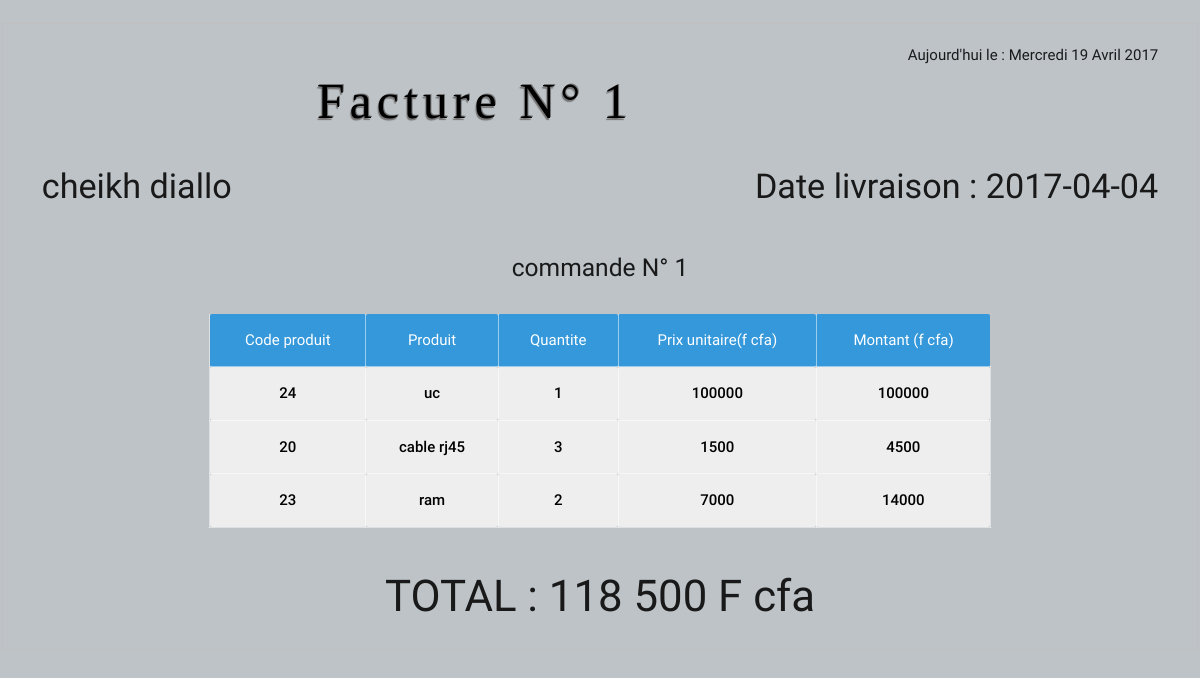
Screenshot of /php/facture.php?id=1 (signed in) with the database file from the repository.
### tables this page shows
CREATE TABLE IF NOT EXISTS `client` (
  `codecli` int(11) NOT NULL AUTO_INCREMENT,
  `prenom` varchar(255) NOT NULL,
  `nom` varchar(255) NOT NULL,
  `tel` int(255) NOT NULL,
  `type` varchar(255) NOT NULL,
  `adresse` varchar(255) NOT NULL,
  `idUser` int(11) NOT NULL,
  PRIMARY KEY (`codecli`)
);

CREATE TABLE IF NOT EXISTS `commande` (
  `codecmd` int(11) NOT NULL AUTO_INCREMENT,
  `datecmd` date NOT NULL,
  `datelivr` date NOT NULL,
  `etat` int(11) NOT NULL,
  `codecli` int(11) NOT NULL,
  PRIMARY KEY (`codecmd`)
);

CREATE TABLE IF NOT EXISTS `produit` (
  `codeprod` int(11) NOT NULL AUTO_INCREMENT,
  `designation` varchar(255) NOT NULL,
  `qte` int(11) NOT NULL,
  `pu` int(11) NOT NULL,
  `codefour` int(11) NOT NULL,
  PRIMARY KEY (`codeprod`)
);

CREATE TABLE IF NOT EXISTS `cmdprod` (
  `id` int(11) NOT NULL AUTO_INCREMENT,
  `codeprod` int(11) NOT NULL,
  `codecmd` int(11) NOT NULL,
  `qtecmd` int(11) NOT NULL,
  `qtelivr` int(11) NOT NULL,
  `etat` int(11) NOT NULL,
  PRIMARY KEY (`id`)
);

### php/facture.php (the view, shortened to what this page needs)
<?php
    $tot = 0;
    if (isset($_GET)) {
      $codecmd=$_GET['id'];
    }
      $reql=sprintf("SELECT c.codecmd,nom,prenom,datelivr,p.codeprod,designation,pu,qtecmd,(pu*qtecmd) as montant FROM commande c,client cl,cmdprod cp,produit p WHERE c.codecmd=cp.codecmd AND c.codecli=cl.codecli AND cp.codeprod=p.codeprod AND c.codecmd=$codecmd ORDER BY c.datelivr DESC ");
      $verifl=mysql_query($reql) or die(mysql_error());
      $verif=mysql_query($reql) or die(mysql_error());
      $recup=mysql_fetch_assoc($verif);
 ?>
<!DOCTYPE html>
<html lang="en">
<head>
	<link rel="stylesheet" href="../css/materialize.min.css">
	<link rel="stylesheet" href="../css/myCss.css">
</head>
<body>
      <br>
      <fieldset>
    <div style="width: 70%;margin: 0 auto;" class="container  ">
      <?php
$jour = array("Dimanche","Lundi","Mardi","Mercredi","Jeudi","Vendredi","Samedi");
$mois = array("","Janvier","Février","Mars","Avril","Mai","Juin","Juillet","Août","Septembre","Octobre","Novembre","Décembre");
$datefr = $jour[date("w")]." ".date("d")." ".$mois[date("n")]." ".date("Y");
echo "<p class='right'>Aujourd'hui le : ". $datefr." </p>";
?>
      <br><br>
      <h3 class="center titre">Facture N° <?php echo $codecmd ?></h3><br>
      <h4><?php echo $recup['prenom'].' '.$recup['nom']; ?><span class="right">Date livraison : <?php echo $recup['datelivr']; ?></span></h4><br>
      <h5 class="center ">commande N° <?php echo $codecmd ?></h5><br>
      <table style="width: 70%;margin: 0 auto;">
          <tbody>
            <tr>
              <th>Code produit</th>
              <th>Produit</th>
              <th>Quantite</th>
              <th>Prix unitaire(f cfa)</th>
              <th>Montant (f cfa)</th>
            </tr>
            <?php while($recupl=mysql_fetch_assoc($verifl)) { ?>
            <tr>
              <td><?php echo $recupl['codeprod']; ?></td>
                <td><?php echo $recupl['designation']; ?></td>
                <td><?php echo $recupl['qtecmd']; ?></td>
                <td><?php echo $recupl['pu']; ?></td>
                <td><?php echo $recupl['montant']; ?></td>
            </tr>
            <?php $tot +=$recupl['montant']; } ?>
          </tbody>
        </table><br>
        <h3 class="center ">TOTAL : <?php echo number_format($tot,0,","," "),' F cfa'; ?></h3>
    </div>
    </fieldset>
</body>
</html>

### css/myCss.css (style rules this page uses)
body { background-color: #bdc3c7; display: flex; //min-height: 100vh !important; flex-direction: column; height: auto; }
.container { width: 95% !important; }
th { background-color: #3498db; color: white; font-weight: normal; padding: 15px 20px; text-align: center; //opacity: 0.9; border-left: 1px solid rgba(255, 255, 255, .5); }
td { background-color: rgb(238, 238, 238); //background-color: white; color: rgb(111, 111, 111); color:black; padding: 15px 20px; text-align: center; //opacity: 0.9; font-weight: 500; border: 1px solid rgba(255, 255, 255, .5); }
.titre { //padding-top: 5px; //padding-bottom: 5px; margin-top: 0; margin-bottom: 0; color: black; //background-color: #e7e5e4; font-family: 'Gabriela', serif; font-size: 50px; letter-spacing: .10em; //text-align: center; text-shadow: 1px -1px 0 #767676, -1px 2px 1px #767474; }

### rows the page displays
client: prenom "cheikh", nom "diallo"
commande: datelivr "2017-04-04", produit.codeprod "24", produit.designation "uc", cmdprod.qtecmd "1", produit.pu "100000", montant "100000", produit.codeprod "20", produit.designation "cable rj45", cmdprod.qtecmd "3", produit.pu "1500", montant "4500", produit.codeprod "23", produit.designation "ram", cmdprod.qtecmd "2", produit.pu "7000", montant "14000"

### other values shown
$codecmd "1"
$tot "118 500"
